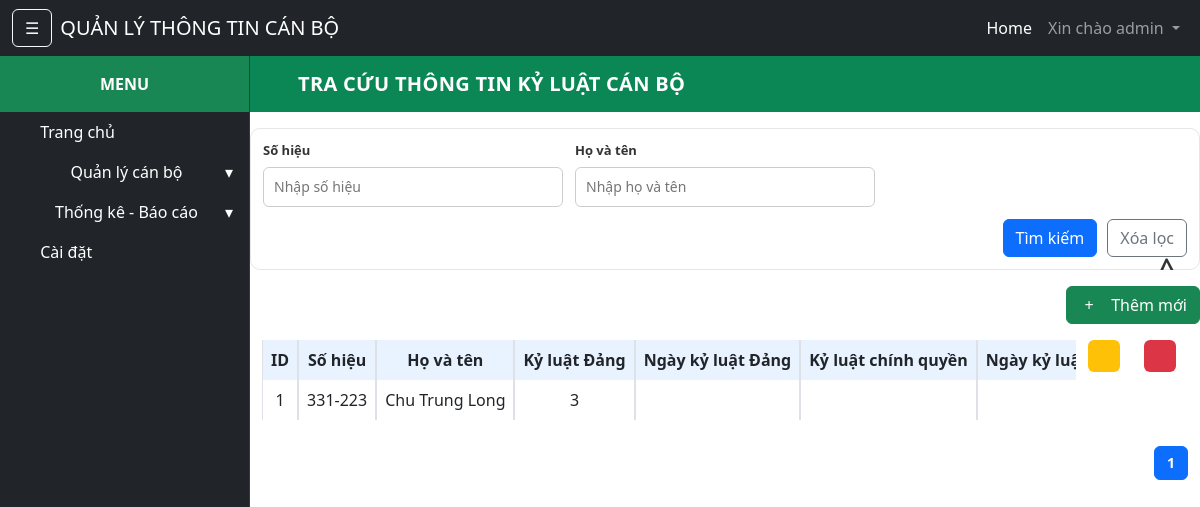
Screenshot of /discipline/ (signed in) with the database file from the repository.
### users/models.py (models this page shows)
class User(AbstractUser):
    avatar = models.ImageField(upload_to='avatars/', null=True, blank=True)
    phone = models.CharField(max_length=15, null=True, blank=True)
    def __str__(self):
        return self.username

### employee/models.py (models this page shows, shortened)
class Emp_Discipline(models.Model):
    id = models.AutoField(primary_key=True)
    emp = models.ForeignKey(Emp_information,to_field='emp_num',db_column='emp_num', on_delete=models.CASCADE, verbose_name="Nhân viên", default='')
    discipline_party = models.CharField("Kỷ luật Đảng",max_length=100, null=True, blank=True)
    date_issue_party =  models.DateField("Ngày kỷ luật Đảng",null=True, blank=True)
    discipline_government = models.CharField("Kỷ luật chính quyền",max_length=100, null=True, blank=True)
    date_issue_government = models.DateField("Ngày kỷ luật chính quyền",null=True, blank=True)
    violations = models.CharField("Vi phạm",max_length=100, null=True, blank=True)
    summary_of_violations = models.TextField("Tóm tắt vi phạm", null=True, blank=True)
    date_recognizes_progress = models.DateField("Ngày nhận tiến bộ",null=True, blank=True)
    file = models.FileField("File đính kèm",upload_to='employee_Discipline/', null=True, blank=True)
    created_by = models.ForeignKey(settings.AUTH_USER_MODEL, on_delete=models.SET_NULL, null=True, verbose_name="Người tạo", related_name="emp_Discipline_created",)
    created_at = models.DateTimeField("Ngày tạo", auto_now_add=True)
    update_by = models.ForeignKey(settings.AUTH_USER_MODEL, on_delete=models.SET_NULL, null=True, verbose_name="Người sửa", related_name="emp_Discipline_updated",)
    update_at = models.DateTimeField("Ngày sửa", auto_now_add=False,null=True)

class Emp_information(models.Model):
    MEMBER_CHOICES = [
        ('Y', 'Có'),
        ('N', 'Không'),
    ]
    GENDER_CHOICES = [
        ('M', 'Nam'),
        ('F', 'Nữ'),
    ]
    id = models.AutoField(primary_key=True)
    emp_num = models.CharField("Số hiệu",max_length=10, unique=True, null=False)
    full_name = models.CharField("Họ và tên",max_length=100, null=False)
    current_name = models.CharField("Tên hiện tại",max_length=100, null=False)
    day_of_birth = models.DateField("Ngày sinh",null=False)
    gender = models.CharField("Giới tính",max_length=1, null=False,choices=GENDER_CHOICES)
    place_of_hometown = models.CharField("Quê quán",max_length=100, null=False)
    current_residence = models.CharField("Nơi cư trú hiện tại",max_length=100, null=False)
    nation = models.CharField("Dân tộc",max_length=50, null=False)
    religion = models.CharField("Tôn giáo",max_length=50, null=False)
    family_job = models.CharField("Nghề nghiệp của gia đình",max_length=100, null=False)
    before_job = models.CharField("Công việc trước đây",max_length=100, null=False)
    date_in_group = models.DateField("Ngày vào đoàn",null=False)
    union = models.CharField("Đoàn viên",max_length=1, null=False,choices=MEMBER_CHOICES)
    day_of_joining_the_party = models.DateField("Ngày vào Đảng",null=False)
    day_offical = models.DateField("Ngày chính thức",null=False)
    recruitment_day = models.DateField("Ngày tuyển dụng",null=False)
    date_of_joining_the_police = models.DateField("Ngày vào công an",null=False)
    recruitment_place = models.ForeignKey(company, on_delete=models.CASCADE, verbose_name="Nơi tuyển dụng", default='', null=True)
    recruitment_source = models.CharField("Nguồn tuyển dụng",max_length=100, null=False)
    blood_type = models.CharField("Nhóm máu",max_length=10, null=False)
    appellation = models.CharField("Danh hiệu được phong",max_length=50, null=False)
    keep_records = models.CharField("Địa chỉ hồ sơ",max_length=100, null=False)
    forte_ability = models.CharField("Năng lực nổi bật",max_length=100, null=False)
    Descriptions = models.TextField("Mô tả",null=True)
    avatar = models.ImageField("Ảnh chân dung",upload_to='employee_avatars/', null=True, blank=True)
    created_by = models.ForeignKey(settings.AUTH_USER_MODEL, on_delete=models.SET_NULL, null=True, verbose_name="Người tạo")
    created_at = models.DateTimeField("Ngày tạo", auto_now_add=True)
    def __str__(self):
        return self.full_name

### employee/views.py (the view)
# urls.py: path('discipline/', views.index_emp_discipline, name = 'index_emp_discipline'),
@login_required
def index_emp_discipline(request):
    if request.user.is_authenticated:
        emp_num = request.GET.get('emp_num', '')
        full_name = request.GET.get('full_name', '')
        data = Emp_Discipline.objects.select_related('emp').order_by('created_at')
        if emp_num:
            data = data.filter(emp__emp_num__icontains=emp_num)
        if full_name:
            data = data.filter(emp__full_name__icontains=full_name)
        paginator = Paginator(data, 10)  # Hiển thị 10 dòng
        page_number = request.GET.get('page')
        page_obj = paginator.get_page(page_number)
        params = request.GET.copy()
        params.pop("page", None)  # bỏ page cũ
        for k in list(params.keys()):
            if not (params.get(k) or "").strip():
                params.pop(k, None)
        querystring = urlencode(params)
        return render(request, 'discipline/index_emp_discipline.html', {'data': data, 'page_obj': page_obj, 'paginator': paginator, 'querystring': querystring})

### employee/templates/discipline/index_emp_discipline.html (shortened to what this page needs)
{% extends 'base.html' %}
{% block content %}
    <div class="container-fluid page-header">
        <i class="fa-solid fa-users me-2"></i>
        <h1>TRA CỨU THÔNG TIN KỶ LUẬT CÁN BỘ</h1>
    </div>
        <div class="container-fluid mt-3 px-0" id="search-panel-wrapper">
            <div class="search-panel" id="search-panel">
                <button type="button"
                    id="toggle-search"
                    class="search-toggle"
                    aria-label="Ẩn/Hiện điều kiện">
                    ^
                </button>
                <form method="get" class="search-form">
                    <div class="search-grid">
                        <div class="search-item">
                            <label class="search-label">Số hiệu</label>
                            <input type="text" name="emp_num" class="search-control"
                                value="{{ request.GET.emp_num|default:'' }}" placeholder="Nhập số hiệu">
                        </div>
                        <div class="search-item">
                            <label class="search-label">Họ và tên</label>
                            <input type="text" name="full_name" class="search-control"
                                value="{{ request.GET.full_name|default:'' }}" placeholder="Nhập họ và tên">
                        </div>
                    </div>
                    <div class="search-actions">
                    <button type="submit" class="btn btn-primary">Tìm kiếm</button>
                    <a href="{% url 'employee:index_emp_discipline' %}" class="btn btn-outline-secondary">Xóa lọc</a>
                    </div>
                </form>
            </div>
        </div>
    <div class="d-flex justify-content-end align-items-center mt-3">
        <button
            class="btn btn-success js-open-modal"
            data-modal-url="{% url 'employee:discipline_manager_modal' %}"
            data-modal-title="Thêm mới thông tin kỷ luật"
            data-modal-type="emp_discipline_manage">
            <i class="fa-solid fa-plus me-2"></i> Thêm mới
        </button>
    </div>
    <div class="container-fluid table-area">
            <div class = "table-wrap">
            <div class="table-scroll">
                <table class="table table-data table-hover table-master table-bordered mt-3 text-center resizable-table">
                    <thead class="head-blue">
                        <tr>
                            <th>
                                <span class="th-ellipsis">ID</span>
                                <div class="col-resizer"></div>
                            </th>
                            <th>
                                <span class="th-ellipsis">Số hiệu</span>
                                <div class="col-resizer"></div>
                            </th>
                            <th class="col-fullname">
                                <span class="th-ellipsis">Họ và tên</span>
                                <div class="col-resizer"></div>
                            </th>
                            <th>
                                <span class="th-ellipsis">Kỷ luật Đảng</span>
                                <div class="col-resizer"></div>
                            </th>
                            <th>
                                <span class="th-ellipsis">Ngày kỷ luật Đảng</span>
                                <div class="col-resizer"></div>
                            </th>
                            <th>
                                <span class="th-ellipsis">Kỷ luật chính quyền</span>
                                <div class="col-resizer"></div>
                            </th>
                            <th>
                                <span class="th-ellipsis">Ngày kỷ luật chính quyền</span>
                            </th>
                        </tr>
                    </thead>
                    <tbody>
                        {% for d in data %}
                        <tr>
                            <td data-bs-toggle="tooltip" title="{{ d.id }}">{{ d.id }}</td>
                            <td data-bs-toggle="tooltip" title="{{ d.emp }}">{{ d.emp.emp_num }}</td>
                            <td class = "col-fullname">{{ d.emp.full_name }}</td>
                            <td data-bs-toggle="tooltip" title="{{ d.discipline_party }}">{{ d.discipline_party|default:"" }}</td>
                            <td data-bs-toggle="tooltip" title="{{ d.date_discipline_party }}">{{ d.date_discipline_party|date:"d/m/Y"|default_if_none:"" }}</td>
                            <td data-bs-toggle="tooltip" title="{{ d.discipline_government }}">{{ d.discipline_government|default:"" }}</td>
                            <td data-bs-toggle="tooltip" title="{{ d.date_discipline_government }}">{{ d.date_discipline_government|date:"d/m/Y"|default_if_none:"" }}</td>
                        </tr>
                        {% endfor %}
                    </tbody>
                </table>
            </div>
            <div class="table-actions table-action">
                    <table class="table table-hover table-bordered mt-3 text-center table-action">
                        <tbody>
                            {% for d in data %}
                            <tr>
                            <td>
                                <button
                                    class="btn btn-sm btn-warning js-open-modal"
                                    data-modal-url="{% url 'employee:emp_discipline_view_modal' d.id %}"
                                    data-modal-title="Xem thông tin kỷ luật"
                                    data-modal-type="emp_d_manage">
                                    <i class="fa-solid fa-eye"></i>
                                </button>
                            </td>
                            <td>
                                <form action="{% url 'employee:emp_discipline_delete_' d.id %}" method="post">
                                <button type="submit" class="btn btn-sm btn-danger"
                                        onclick="return confirm('Bạn có chắc chắn muốn xóa')" title="Xóa">
                                    <i class="fa-solid fa-trash"></i>
                                </button>
                                </form>
                            </td>
                            </tr>
                            {% endfor %}
                        </tbody>
                    </table>
                </div>
            </div>
            <div class="table-pagination">
                {% for num in page_obj.paginator.page_range %}
                    {% if page_obj.number == num %}
                    <span class="pg active">{{ num }}</span>
                    {% elif num > page_obj.number|add:'-3' and num < page_obj.number|add:'3' %}
                    <a class="pg" href="?page={{ num }}{% if querystring %}&{{ querystring }}{% endif %}">{{ num }}</a>
                    {% endif %}
                {% endfor %}
            </div>
    </div>
{% endblock %}

### templates/base.html (shortened to what this page needs)
<!DOCTYPE html>
{% load static %}
<html lang="en">
<head>
    <link rel="stylesheet" href="{% static 'fontawesome/css/all.min.css' %}">
    <link href="{% static 'css/styles.css' %}" rel="stylesheet">
    <link href="{% static 'css/sub-table.css' %}" rel="stylesheet">
</head>
<body>
<nav class="navbar navbar-expand-lg navbar-dark bg-dark">
    <div class="container-fluid">
        <button class="btn btn-outline-light me-2" id="menu-toggle">☰</button>
        <a class="navbar-brand" href="{% url 'employee:index' %}">QUẢN LÝ THÔNG TIN CÁN BỘ</a>
        <div class="collapse navbar-collapse" id="navbarSupportedContent">
            <ul class="navbar-nav ms-auto mb-2 mb-lg-0">
                <li class="nav-item">
                    <a class="nav-link active" href="{% url 'employee:index' %}">Home</a>
                </li>
                {% if user.is_authenticated %}
                <li class="nav-item dropdown">
                    <a class="nav-link dropdown-toggle" href="#" role="button" data-bs-toggle="dropdown">
                        Xin chào {{ user.username }}
                    </a>
                </li>
                {% else %}
                <li class="nav-item">
                    <a class="nav-link" href="{% url 'login' %}">Login</a>
                </li>
                {% endif %}
            </ul>
        </div>
    </div>
</nav>
<div class="d-flex" id="wrapper">
    <div id="sidebar-wrapper">
        <div class="sidebar-heading">MENU</div>
            <div class="list-group list-group-flush">
            <a href="{% url 'employee:index' %}" class="list-group-item list-group-item-action">
                <i class="fa-solid fa-house"></i>
                Trang chủ
            </a>
            <a class="list-group-item list-group-item-action d-flex justify-content-between align-items-center"
                data-bs-toggle="collapse"
                href="#menu-qlcb"
                role="button"
                aria-expanded="false"
                aria-controls="menu-qlcb">
                <i class="fa-solid fa-user"></i>Quản lý cán bộ
                <span class="ms-2">▾</span>
            </a>
            <a class="list-group-item list-group-item-action d-flex justify-content-between align-items-center"
                data-bs-toggle="collapse"
                href="#menu-report"
                role="button"
                aria-expanded="false"
                aria-controls="menu-report">
                <i class="fa-solid fa-chart-line"></i>
                Thống kê - Báo cáo
                <span class="ms-2">▾</span>
            </a>
            <a href="#" class="list-group-item list-group-item-action">
                <i class="fa-solid fa-gear"></i>
                Cài đặt
            </a>
            </div>
    </div>
    <div id="page-content-wrapper" class="flex-grow-1 w-100">
        <div class="container-fluid px-0 w-100 ">
            {% block content %}
            {% endblock %}
        </div>
</div>
</body>

### rows the page displays
User: username "admin"
Emp_Discipline: id "1", emp.emp_num "331-223", emp.full_name "Chu Trung Long", discipline_party "3"

### other values shown
{{ num }} "1"
